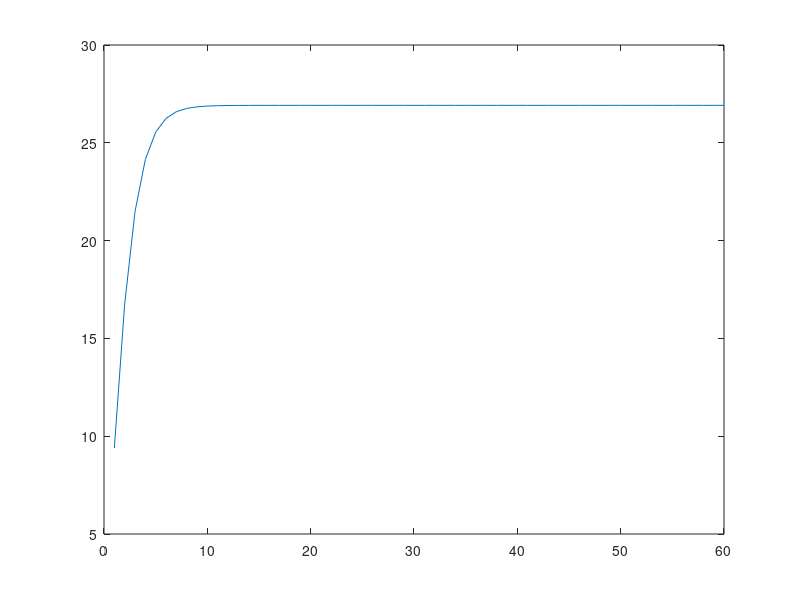

Reproduce this figure in MATLAB.
m = 80;
g = 9.81;
p = 1.2;
cw = 1.3;
A = 0.5;
h0 = 3000;

ve = sqrt(2*m*g/cw*p*A);
vt = [];

for t=1:1:60
    t
    vt(t) = ve * tanh(g/ve * t);
end

plot(vt)